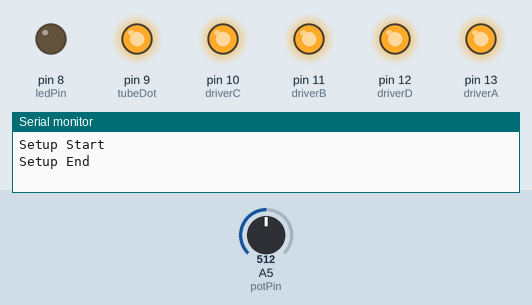
Simulated run of this sketch. Board: Arduino Uno, built with avr-gcc and run on an emulated ATmega328P. Parts: output pins drawn as LEDs (lit = HIGH), the last lines printed to the serial monitor. The test bench sets the inputs (shaded band); at power-on: A5 (potPin) = 512.

Above: at 1.2 s.
1.3 s: A5 (potPin) set to 589
At 4.2 s:
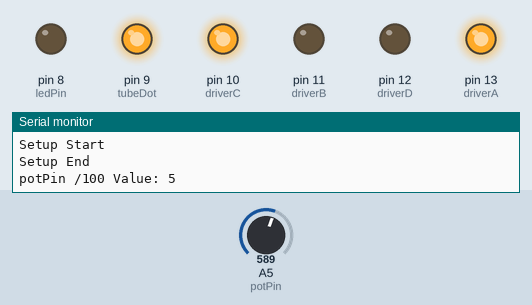
4.3 s: A5 (potPin) set to 612
7.3 s: A5 (potPin) set to 716
At 9.2 s:
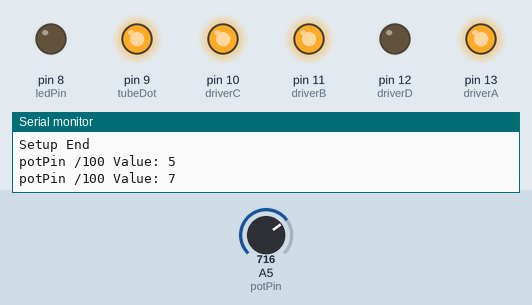
10.3 s: A5 (potPin) set to 783
13.3 s: A5 (potPin) set to 809
At 14.9 s:
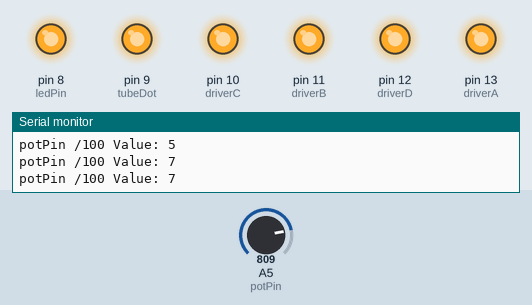
Timing chart, 0 to 17.3 s (numbered marks = the images above; inputs shaded):
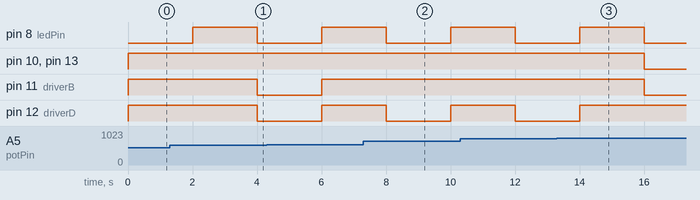

The sketch:

basic_flashing.ino
```cpp
/*
  https://github.com/MarkFromSales/Nixie_Tubes
  More information in the README.MD

  Based on provided example, "Blink without Delay"
*/

// Variables will change:
int ledState  = LOW;                 // ledState used to set the LED
int potVal;                          // Variable value of potentiometer pin
unsigned long previousMillis = 0;    // will store last time LED was updated

// Constants won't change:
const long interval = 2000;     // interval at which to blink (milliseconds)
const int ledPin =  8;          // Tube backlight pin
const int potPin = A5;          // Potentiometer pin

// Tube variables
int driverA = 13; // Set the K155ID1 or 74141 IC input A Arduino GPIO pin
int driverB = 11; // Set the K155ID1 or 74141 IC input B Arduino GPIO pin
int driverC = 10; // Set the K155ID1 or 74141 IC input C Arduino GPIO pin
int driverD = 12; // Set the K155ID1 or 74141 IC input D Arduino GPIO pin
int tubeDot = 9;  // Pin to directly drive the decimal for tubes with that pin

// Function to set all the MCP GPIO pins to HIGH, shutting off the Nixies
void NixieOff () {
  digitalWrite(driverD, HIGH);
  digitalWrite(driverC, HIGH);
  digitalWrite(driverB, HIGH);
  digitalWrite(driverA, HIGH);
};

void NixieSet (int tubeVal) {
  digitalWrite(driverD, (tubeVal & 0x08) >> 3);
  digitalWrite(driverC, (tubeVal & 0x04) >> 2);
  digitalWrite(driverB, (tubeVal & 0x02) >> 1);
  digitalWrite(driverA, tubeVal & 0x01);
};


void setup() {
  // Initialize serial for debugging
  Serial.begin(9600);
  Serial.println();
  Serial.println("Setup Start");

  // Set the pin configurations
  pinMode(ledPin, OUTPUT);
  pinMode(potPin, INPUT);
  pinMode(tubeDot, OUTPUT);
  digitalWrite(tubeDot, HIGH);
  pinMode(driverA, OUTPUT);
  pinMode(driverB, OUTPUT);
  pinMode(driverC, OUTPUT);
  pinMode(driverD, OUTPUT);
  NixieOff();
  Serial.println("Setup End");
}


void loop() {
  // check to see if it's time to blink the LED; that is, if the difference
  // between the current time and last time you blinked the LED is bigger than
  // the interval at which you want to blink the LED.
  unsigned long currentMillis = millis();

  potVal = map(analogRead(potPin), 0, 1023, 500, 5);

  if (currentMillis - previousMillis >= interval) {
    // save the last time you blinked the LED
    previousMillis = currentMillis;

    // if the LED is off turn it on and vice-versa:
    if (ledState == LOW) {
      ledState  = HIGH;
      NixieOff();    // Set all four Nixie IC inputs to HIGH, which is none
    } else {
      ledState  = LOW;
      NixieSet(analogRead(potPin) / 100);   // Set Nixie IC inputs according to what is in the brackets (0-9)
      Serial.print("potPin /100 Value: ");
      Serial.println(analogRead(potPin) / 100);
    }

    // set the LED with the ledState of the variable:
    digitalWrite(ledPin, ledState);
  }
}

// EOF
```

Measured:
- the behaviour switches between 799 and 800 on A5 (potPin) (found by bisection; images 2 and 3)
- after the input at 7.3 s, pin 13 (driverA): stays HIGH (without the input it goes to LOW after 0.70 s)
- after the input at 13.3 s, pin 10 (driverC), pin 11 (driverB), pin 13 (driverA): HIGH → LOW after 2.7 s; pin 12 (driverD): goes on until 14.0 s, then stays HIGH
